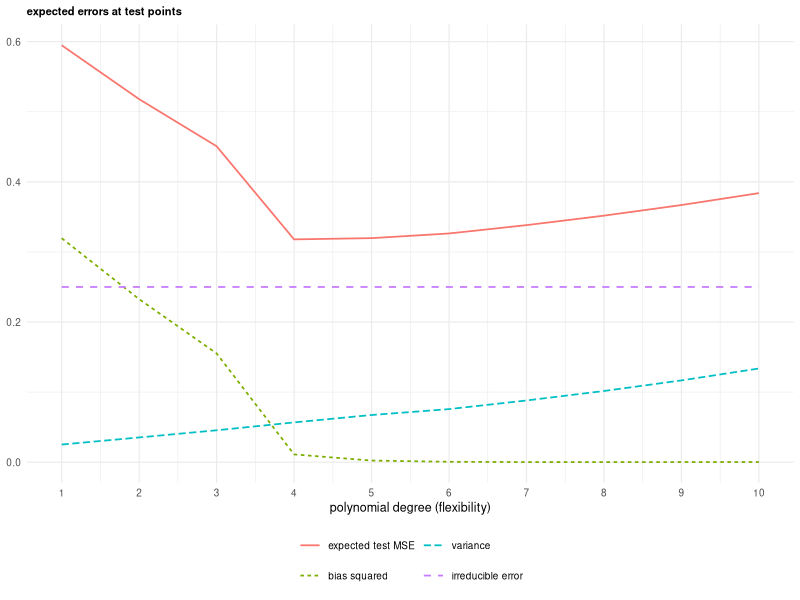
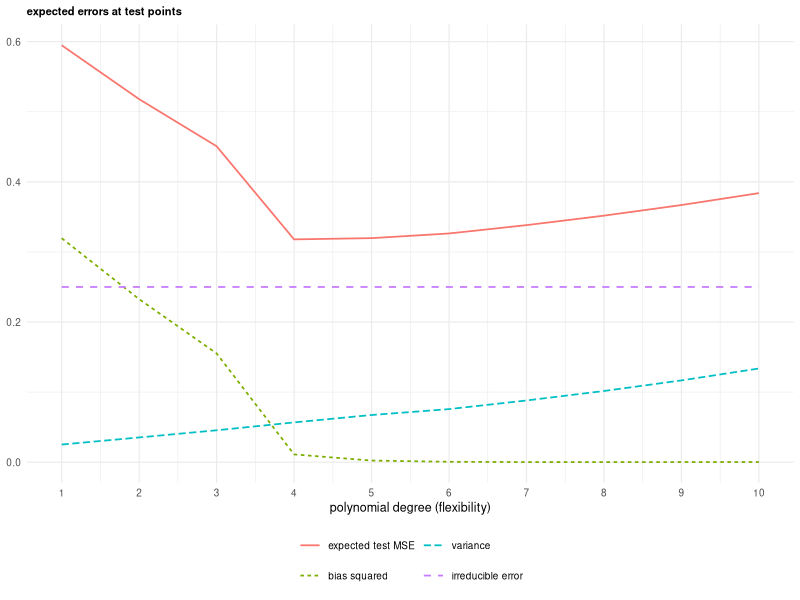

These charts were generated, in order, by the following R code:
library(tidyverse)

theme_set(
    theme_minimal(base_size = 9) +
        theme(
            plot.title = element_text(size = 8, face = "bold"),
            plot.background = element_rect(fill = "transparent", colour = NA),
            panel.background = element_rect(fill = "transparent", colour = NA),
            legend.background = element_rect(fill = "transparent", colour = NA))
)

f <- function(x) 3 * exp(-3 * x) * sin(2.5 * pi * x)     # same setup as the previous figure
n <- 20; sigma <- 0.5; reps <- 500
x_train <- seq(0, 1, length.out = n)
x_grid <- seq(0, 1, length.out = 200)

bias_variance <- function(degree) {
      preds <- sapply(seq_len(reps), function(r) {
            set.seed(r)                                           # same training sets for every degree
            y <- f(x_train) + rnorm(n, sd = sigma)
            predict(lm(y ~ poly(x_train, degree)), data.frame(x_train = x_grid))
          })                                                      # 200 x reps matrix of fitted values
      tibble(degree = degree,
                        bias2 = mean((rowMeans(preds) - f(x_grid))^2),
                        variance = mean(apply(preds, 1, var)))
    }

res <- map_dfr(1:10, bias_variance) |>
      mutate(irreducible = sigma^2, test_mse = bias2 + variance + irreducible) |>
      pivot_longer(c(test_mse, bias2, variance, irreducible), names_to = "term", values_to = "value") |>
      mutate(term = factor(term, levels = c("test_mse", "bias2", "variance", "irreducible"),
                                                    labels = c("expected test MSE", "bias squared", "variance", "irreducible error")))

p <- ggplot(res, aes(degree, value, colour = term, linetype = term)) +
      geom_line(linewidth = 0.6) +
      scale_x_continuous(breaks = 1:10) +
      guides(colour = guide_legend(nrow = 2), linetype = guide_legend(nrow = 2)) +
      labs(title = "expected errors at test points", x = "polynomial degree (flexibility)", y = NULL,
                    colour = NULL, linetype = NULL) +
      theme(legend.position = "bottom")

p

ggsave("reg_bv_curves.pdf", p, width = 3.4, height = 2.75, bg = "transparent")
